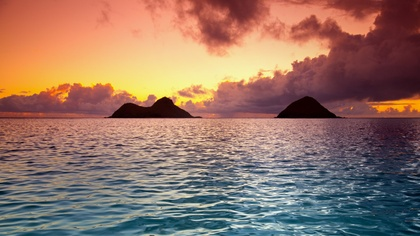
%> input picture 图像处理/作业/第六次作业/test.jpg, 420 x 236 px, shrunk from 1920 x 1080 before the run
$ octave watermark.m   (GNU Octave 9; MATLAB toolbox functions it lacks are replaced by stand-ins)
%> lines starting %> are read from the running program, lines starting %| are printed output that depends on the picture
alpha = 1;
% 读取图片
image = double(imread('test.jpg')) / 255;
water_mark = double(imread('mark.jpg')) / 255;
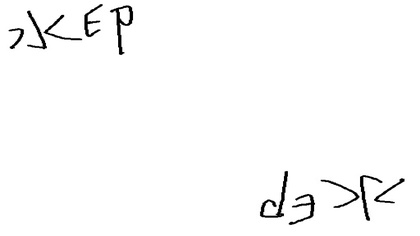
%> input picture 图像处理/作业/第六次作业/mark.jpg, 420 x 236 px, shrunk from 1920 x 1080 before the run
%> water_mark: size 236x420x3 double; min 0, max 1, mean 0.982

% 编码水印
image_size = size(image);
%> image_size = [236 420 3]
tsymmetric = zeros(image_size(1) * 0.5, image_size(2), image_size(3));
tsymmetric1 = tsymmetric;
tsymmetric1(1:size(water_mark, 1), 1:size(water_mark, 2), :) = water_mark;
% 采用随机序列编码
m = randperm(0.5 * image_size(1));
n = randperm(image_size(2));
for i = 1:image_size(1) * 0.5
    for j = 1:image_size(2)
        tsymmetric(i, j, :) = tsymmetric1(m(i), n(j), :);
    end
end
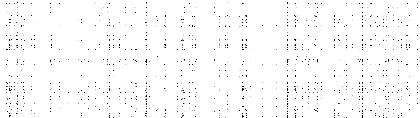
%> tsymmetric: size 118x420x3 double; min 0, max 1, mean 0.983
encoded_mark = zeros(image_size(1), image_size(2), image_size(3));
encoded_mark(1:image_size(1) * 0.5, 1:image_size(2), :) = tsymmetric;
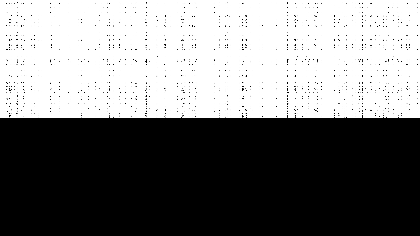
%> encoded_mark: size 236x420x3 double; min 0, max 1, mean 0.491
for i = 1:image_size(1) * 0.5
    for j = 1:image_size(2)
        encoded_mark(image_size(1) + 1 - i, image_size(2) + 1 - j, :) = tsymmetric(i, j, :);
    end
end
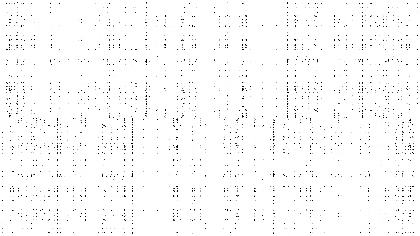
%> encoded_mark: size 236x420x3 double; min 0, max 1, mean 0.983

% 将编码后的水印加入图片
fimage = fft2(image);
fwater_image = fimage + alpha * double(encoded_mark);
output = ifft2(fwater_image);

% 从图中提取出水印
fout = fft2(output);
gwatermark = (fout - fimage) / alpha;
out_water_mark = gwatermark;
for i = 1:image_size(1) * 0.5
    for j = 1:image_size(2)
        out_water_mark(m(i), n(j), :) = gwatermark(i, j, :);
    end
end
for i = 1:image_size(1) * 0.5
    for j = 1:image_size(2)
        out_water_mark(image_size(1) + 1 - i, image_size(2) + 1 - j, :) = out_water_mark(i, j, :);
    end
end

% 绘制图像
subplot(221); imshow(image); title('原图');
subplot(222); imshow(water_mark); title('水印');
subplot(223); imshow(output); title('加入水印的图像');
subplot(224); imshow(out_water_mark); title('提取出的水印');
%> after `imshow(out_water_mark)`:
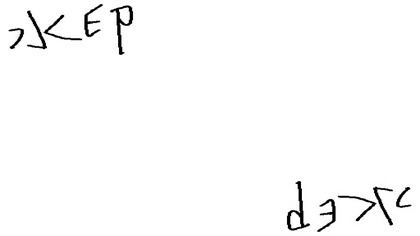
%> displayed picture: size 236x420x3, on the screen's scale of 0 to 255; min 0, max 255, mean 250.6
